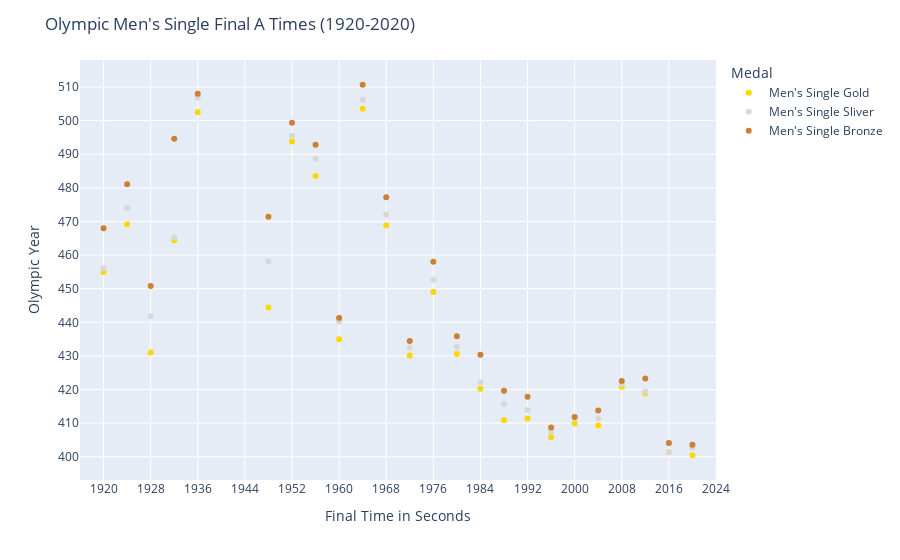
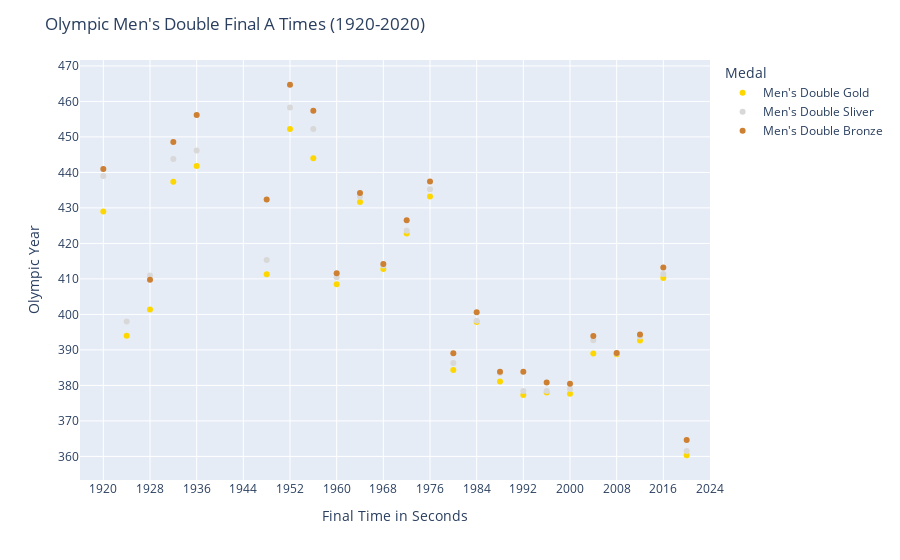
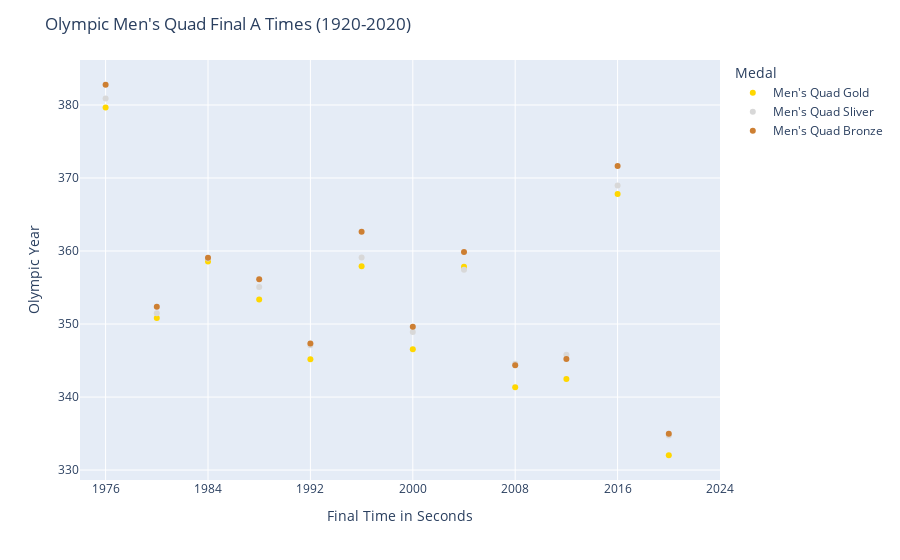
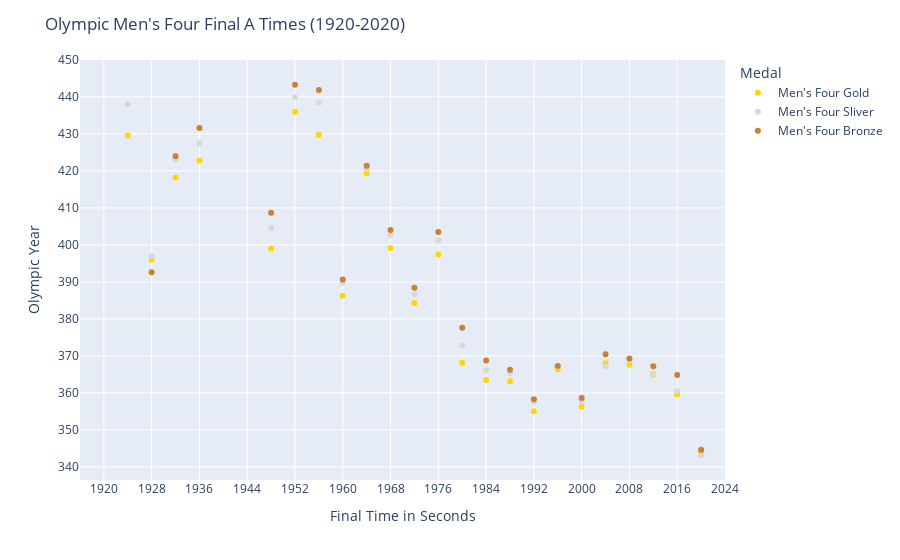

Source (notebook cell) for these figures, in order:
### Markdown cell above
# Plotly Graphs

### Code cell
events = data.columns

primer = 0


for i in range(5) :

    event_name = list(events[primer].split(" "))

    event_name = f"Men's {event_name[1]}"

    if (primer == 6):
        start_year = 1974
    else:
        start_year = 1916

    fig = px.scatter(data, x=data.index, y =events[primer:(primer+3)], 
    color_discrete_map={
            events[primer]: "gold",
            events[primer + 1]: "#d8d8d8",
            events[primer + 2]: "#CD7F32"
        },)


    fig.update_layout(
        title = f"Olympic {event_name} Final A Times (1920-2020)",
        yaxis_title = 'Olympic Year',
        xaxis_title = 'Final Time in Seconds',
        legend_title_text = 'Medal',
        yaxis = dict(
            tickmode = 'linear',
            #range= [],
            tick0 = 0,
            dtick = 10
        ),
        xaxis = dict(
            tickmode = 'linear',
            range=[start_year, 2024],
            tick0 = 0,
            dtick = 8
        )
    )

    primer = primer + 3

    fig.show()

### Figure 1 — Plotly figure (JSON) as saved in the notebook; plotly's stock layout.template omitted (floating-point values rounded to 4 significant figures)
{"data": [{"hovertemplate": "variable=Men's Single Gold<br>Year=%{x}<br>value=%{y}<extra></extra>", "legendgroup": "Men's Single Gold", "marker": {"color": "gold", "symbol": "circle"}, "mode": "markers", "name": "Men's Single Gold", "orientation": "v", "showlegend": true, "type": "scatter", "x": [1920, 1924, 1928, 1932, 1936, 1948, 1952, 1956, 1960, 1964, 1968, 1972, 1976, 1980, 1984, 1988, 1992, 1996, 2000, 2004, 2008, 2012, 2016, 2020], "xaxis": "x", "y": [455, 469.2, 431, 464.4, 502.5, 444.4, 493.8, 483.5, 435.0, 503.5, 468.8, 430.1, 449.0, 430.6, 420.2, 410.9, 411.4, 405.9, 409.9, 409.3, 420.8, 418.8, 401.3, 400.4], "yaxis": "y"}, {"hovertemplate": "variable=Men's Single Sliver<br>Year=%{x}<br>value=%{y}<extra></extra>", "legendgroup": "Men's Single Sliver", "marker": {"color": "#d8d8d8", "symbol": "circle"}, "mode": "markers", "name": "Men's Single Sliver", "orientation": "v", "showlegend": true, "type": "scatter", "x": [1920, 1924, 1928, 1932, 1936, 1948, 1952, 1956, 1960, 1964, 1968, 1972, 1976, 1980, 1984, 1988, 1992, 1996, 2000, 2004, 2008, 2012, 2016, 2020], "xaxis": "x", "y": [456, 474, 441.8, 465.2, 506.8, 458.2, 495.5, 488.7, 440.2, 506.2, 472, 432.5, 452.7, 432.7, 422.2, 415.8, 413.9, 407.4, 411.6, 411.4, 421.6, 419.4, 401.3, 402.7], "yaxis": "y"}, {"hovertemplate": "variable=Men's Single Bronze<br>Year=%{x}<br>value=%{y}<extra></extra>", "legendgroup": "Men's Single Bronze", "marker": {"color": "#CD7F32", "symbol": "circle"}, "mode": "markers", "name": "Men's Single Bronze", "orientation": "v", "showlegend": true, "type": "scatter", "x": [1920, 1924, 1928, 1932, 1936, 1948, 1952, 1956, 1960, 1964, 1968, 1972, 1976, 1980, 1984, 1988, 1992, 1996, 2000, 2004, 2008, 2012, 2016, 2020], "xaxis": "x", "y": [468, 481.1, 450.8, 494.6, 508, 471.4, 499.4, 492.8, 441.3, 510.7, 477.2, 434.4, 458.0, 435.9, 430.4, 419.7, 417.8, 408.7, 411.8, 413.8, 422.6, 423.3, 404.1, 403.6], "yaxis": "y"}], "layout": {"legend": {"title": {"text": "Medal"}, "tracegroupgap": 0}, "margin": {"t": 60}, "title": {"text": "Olympic Men's Single Final A Times (1920-2020)"}, "xaxis": {"anchor": "y", "domain": [0, 1], "dtick": 8, "range": [1916, 2024], "tick0": 0, "tickmode": "linear", "title": {"text": "Final Time in Seconds"}}, "yaxis": {"anchor": "x", "domain": [0, 1], "dtick": 10, "tick0": 0, "tickmode": "linear", "title": {"text": "Olympic Year"}}}}

### Figure 2 — Plotly figure (JSON) as saved in the notebook; plotly's stock layout.template omitted (floating-point values rounded to 4 significant figures)
{"data": [{"hovertemplate": "variable=Men's Double Gold<br>Year=%{x}<br>value=%{y}<extra></extra>", "legendgroup": "Men's Double Gold", "marker": {"color": "gold", "symbol": "circle"}, "mode": "markers", "name": "Men's Double Gold", "orientation": "v", "showlegend": true, "type": "scatter", "x": [1920, 1924, 1928, 1932, 1936, 1948, 1952, 1956, 1960, 1964, 1968, 1972, 1976, 1980, 1984, 1988, 1992, 1996, 2000, 2004, 2008, 2012, 2016, 2020], "xaxis": "x", "y": [429, 394, 401.4, 437.4, 441.8, 411.3, 452.2, 444, 408.5, 431.7, 412.8, 422.8, 433.2, 384.3, 397.9, 381.1, 377.3, 378.0, 377.6, 389, 388.8, 392.7, 410.3, 360.3], "yaxis": "y"}, {"hovertemplate": "variable=Men's Double Sliver<br>Year=%{x}<br>value=%{y}<extra></extra>", "legendgroup": "Men's Double Sliver", "marker": {"color": "#d8d8d8", "symbol": "circle"}, "mode": "markers", "name": "Men's Double Sliver", "orientation": "v", "showlegend": true, "type": "scatter", "x": [1920, 1924, 1928, 1932, 1936, 1948, 1952, 1956, 1960, 1964, 1968, 1972, 1976, 1980, 1984, 1988, 1992, 1996, 2000, 2004, 2008, 2012, 2016, 2020], "xaxis": "x", "y": [439, 398, 411, 443.8, 446.2, 415.3, 458.3, 452.2, 410.5, 433.2, 413.8, 423.6, 435.3, 386.3, 398.2, 383.6, 378.4, 378.4, 379.0, 392.7, 389.1, 393.8, 411.4, 361.5], "yaxis": "y"}, {"hovertemplate": "variable=Men's Double Bronze<br>Year=%{x}<br>value=%{y}<extra></extra>", "legendgroup": "Men's Double Bronze", "marker": {"color": "#CD7F32", "symbol": "circle"}, "mode": "markers", "name": "Men's Double Bronze", "orientation": "v", "showlegend": true, "type": "scatter", "x": [1920, 1924, 1928, 1932, 1936, 1948, 1952, 1956, 1960, 1964, 1968, 1972, 1976, 1980, 1984, 1988, 1992, 1996, 2000, 2004, 2008, 2012, 2016, 2020], "xaxis": "x", "y": [441, null, 409.8, 448.6, 456.2, 432.4, 464.7, 457.4, 411.6, 434.2, 414.2, 426.6, 437.4, 389.1, 400.6, 383.9, 383.8, 380.9, 380.5, 393.9, 389.1, 394.4, 413.2, 364.6], "yaxis": "y"}], "layout": {"legend": {"title": {"text": "Medal"}, "tracegroupgap": 0}, "margin": {"t": 60}, "title": {"text": "Olympic Men's Double Final A Times (1920-2020)"}, "xaxis": {"anchor": "y", "domain": [0, 1], "dtick": 8, "range": [1916, 2024], "tick0": 0, "tickmode": "linear", "title": {"text": "Final Time in Seconds"}}, "yaxis": {"anchor": "x", "domain": [0, 1], "dtick": 10, "tick0": 0, "tickmode": "linear", "title": {"text": "Olympic Year"}}}}

### Figure 3 — Plotly figure (JSON) as saved in the notebook; plotly's stock layout.template omitted (floating-point values rounded to 4 significant figures)
{"data": [{"hovertemplate": "variable=Men's Quad Gold<br>Year=%{x}<br>value=%{y}<extra></extra>", "legendgroup": "Men's Quad Gold", "marker": {"color": "gold", "symbol": "circle"}, "mode": "markers", "name": "Men's Quad Gold", "orientation": "v", "showlegend": true, "type": "scatter", "x": [1920, 1924, 1928, 1932, 1936, 1948, 1952, 1956, 1960, 1964, 1968, 1972, 1976, 1980, 1984, 1988, 1992, 1996, 2000, 2004, 2008, 2012, 2016, 2020], "xaxis": "x", "y": [null, null, null, null, null, null, null, null, null, null, null, null, 379.6, 350.8, 358.6, 353.4, 345.2, 357.9, 346.6, 357.9, 341.3, 342.5, 367.8, 332.0], "yaxis": "y"}, {"hovertemplate": "variable=Men's Quad Sliver<br>Year=%{x}<br>value=%{y}<extra></extra>", "legendgroup": "Men's Quad Sliver", "marker": {"color": "#d8d8d8", "symbol": "circle"}, "mode": "markers", "name": "Men's Quad Sliver", "orientation": "v", "showlegend": true, "type": "scatter", "x": [1920, 1924, 1928, 1932, 1936, 1948, 1952, 1956, 1960, 1964, 1968, 1972, 1976, 1980, 1984, 1988, 1992, 1996, 2000, 2004, 2008, 2012, 2016, 2020], "xaxis": "x", "y": [null, null, null, null, null, null, null, null, null, null, null, null, 380.9, 351.5, 359.0, 355.1, 347.1, 359.1, 348.9, 357.4, 344.6, 345.8, 369.0, 334.8], "yaxis": "y"}, {"hovertemplate": "variable=Men's Quad Bronze<br>Year=%{x}<br>value=%{y}<extra></extra>", "legendgroup": "Men's Quad Bronze", "marker": {"color": "#CD7F32", "symbol": "circle"}, "mode": "markers", "name": "Men's Quad Bronze", "orientation": "v", "showlegend": true, "type": "scatter", "x": [1920, 1924, 1928, 1932, 1936, 1948, 1952, 1956, 1960, 1964, 1968, 1972, 1976, 1980, 1984, 1988, 1992, 1996, 2000, 2004, 2008, 2012, 2016, 2020], "xaxis": "x", "y": [null, null, null, null, null, null, null, null, null, null, null, null, 382.8, 352.4, 359.1, 356.1, 347.3, 362.6, 349.6, 359.9, 344.3, 345.2, 371.6, 335.0], "yaxis": "y"}], "layout": {"legend": {"title": {"text": "Medal"}, "tracegroupgap": 0}, "margin": {"t": 60}, "title": {"text": "Olympic Men's Quad Final A Times (1920-2020)"}, "xaxis": {"anchor": "y", "domain": [0, 1], "dtick": 8, "range": [1974, 2024], "tick0": 0, "tickmode": "linear", "title": {"text": "Final Time in Seconds"}}, "yaxis": {"anchor": "x", "domain": [0, 1], "dtick": 10, "tick0": 0, "tickmode": "linear", "title": {"text": "Olympic Year"}}}}

### Figure 4 — Plotly figure (JSON) as saved in the notebook; plotly's stock layout.template omitted (floating-point values rounded to 4 significant figures)
{"data": [{"hovertemplate": "variable=Men's Four Gold<br>Year=%{x}<br>value=%{y}<extra></extra>", "legendgroup": "Men's Four Gold", "marker": {"color": "gold", "symbol": "circle"}, "mode": "markers", "name": "Men's Four Gold", "orientation": "v", "showlegend": true, "type": "scatter", "x": [1920, 1924, 1928, 1932, 1936, 1948, 1952, 1956, 1960, 1964, 1968, 1972, 1976, 1980, 1984, 1988, 1992, 1996, 2000, 2004, 2008, 2012, 2016, 2020], "xaxis": "x", "y": [null, 429.6, 396, 418.2, 422.8, 399, 436, 429.8, 386.3, 419.3, 399.2, 384.3, 397.4, 368.2, 363.5, 363.1, 355.0, 366.4, 356.2, 368.0, 367.6, 365.0, 359.6, 343.8], "yaxis": "y"}, {"hovertemplate": "variable=Men's Four Sliver<br>Year=%{x}<br>value=%{y}<extra></extra>", "legendgroup": "Men's Four Sliver", "marker": {"color": "#d8d8d8", "symbol": "circle"}, "mode": "markers", "name": "Men's Four Sliver", "orientation": "v", "showlegend": true, "type": "scatter", "x": [1920, 1924, 1928, 1932, 1936, 1948, 1952, 1956, 1960, 1964, 1968, 1972, 1976, 1980, 1984, 1988, 1992, 1996, 2000, 2004, 2008, 2012, 2016, 2020], "xaxis": "x", "y": [null, 438, 397, 423, 427.5, 404.5, 439.9, 438.4, 389.8, 420.5, 402.6, 386.6, 401.2, 372.8, 366.1, 365.3, 357.7, 367.0, 357.6, 367.1, 368.9, 365.2, 360.4, 343.1], "yaxis": "y"}, {"hovertemplate": "variable=Men's Four Bronze<br>Year=%{x}<br>value=%{y}<extra></extra>", "legendgroup": "Men's Four Bronze", "marker": {"color": "#CD7F32", "symbol": "circle"}, "mode": "markers", "name": "Men's Four Bronze", "orientation": "v", "showlegend": true, "type": "scatter", "x": [1920, 1924, 1928, 1932, 1936, 1948, 1952, 1956, 1960, 1964, 1968, 1972, 1976, 1980, 1984, 1988, 1992, 1996, 2000, 2004, 2008, 2012, 2016, 2020], "xaxis": "x", "y": [null, null, 392.6, 424, 431.6, 408.7, 443.3, 441.9, 390.6, 421.4, 404.0, 388.4, 403.5, 377.6, 368.7, 366.2, 358.2, 367.3, 358.6, 370.4, 369.3, 367.2, 364.9, 344.6], "yaxis": "y"}], "layout": {"legend": {"title": {"text": "Medal"}, "tracegroupgap": 0}, "margin": {"t": 60}, "title": {"text": "Olympic Men's Four Final A Times (1920-2020)"}, "xaxis": {"anchor": "y", "domain": [0, 1], "dtick": 8, "range": [1916, 2024], "tick0": 0, "tickmode": "linear", "title": {"text": "Final Time in Seconds"}}, "yaxis": {"anchor": "x", "domain": [0, 1], "dtick": 10, "tick0": 0, "tickmode": "linear", "title": {"text": "Olympic Year"}}}}
